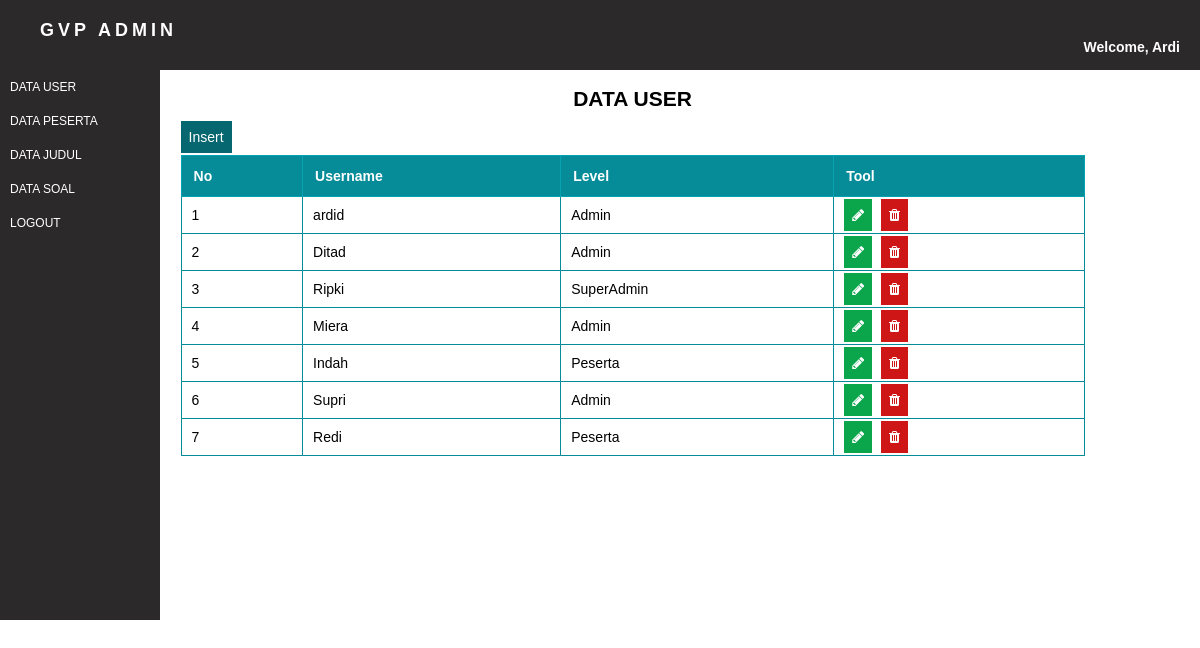
Page /modul/index.php?menu=user/data_user on the committed database.
### tables this page shows
CREATE TABLE IF NOT EXISTS `user` (
  `user_id` int(11) NOT NULL,
  `username` varchar(20) NOT NULL,
  `password` varchar(10) NOT NULL,
  `level` varchar(20) NOT NULL
);

### core/class.php (called while the page is built, shortened)
<?php
class user {
      function tampil_data(){
          $data = mysql_query("select * from user");
          while($d = mysql_fetch_array($data)){
              $hasil[] = $d;
          }
          return $hasil;
      }
}
?>

### modul/user/data_user.php (the view, shortened to what this page needs)
<?php
include '../core/class.php';
$user = new user();
?>
<center><h2>DATA USER</h2></center>
  <a class="btn btn-add wd-large hg-high top-medium" href="?menu=user/add_user">Insert</a>
  <table>
    <thead>
      <tr>
        <th>No</th>
        <th data-field="id">Username</th>
        <th data-field="price">Level</th>
        <th data-field="price">Tool</th>
      </tr>
    </thead>
          <?php
            $no = 1;
            foreach($user->tampil_data() as $data){
          ?>
    <tbody>
          <tr>
            <td><?php echo $no++; ?></td>
            <td><?php echo $data['username']; ?></td>
            <td><?php echo $data['level']; ?></td>
            <td>
              <a href="?menu=user/edit_user&amp;id=<?php echo $data['user_id']; ?>&aksi=edit" class="btn btn-edit"><i class="fa fa-pencil"></i></a>
              <a href="user/process.php?id=<?php echo $data['user_id']; ?>&aksi=hapus" class="btn btn-delete sp-small" onclick="return confirm('Are you sure you want to delete this user?');"><i class="fa fa-trash"></i></a>
            </td>
          </tr>
        </tbody>
        <?php
          }
          ?>
      </table>

### modul/index.php (shortened to what this page needs)
<!DOCTYPE html>
<html lang="en">
<head>
	<link rel="stylesheet" href="../assets/css/style.css">
	<link rel="stylesheet" href="../assets/font-awesome/css/font-awesome.min.css">
</head>
<body>
		<div class="heading">
			<h1>GVP ADMIN</h1>
			<form action="" class="myForm">
			    <div class="user-form">
			        <h4>Welcome, <span>Ardi</span></h4>
			    </div>
			</form>
		</div>
		<div class="container">
			<div class="sidebar">
				<?php include"menu.php";?>
			</div>
			<div class="content">
				<?php include"pages.php";?>
			</div>
		</div>
</body>
</html>

### modul/menu.php
<navbar class="menu">
	<ul>
		<li><a href="?menu=user/data_user">DATA USER</a></li>
		<li><a href="?menu=peserta/data_peserta">DATA PESERTA</a></li>
		<li><a href="?menu=judul/data_judul">DATA JUDUL</a></li>
		<li><a href="?menu=soal/data_soal">DATA SOAL</a></li>
		<li><a href="?menu=logout">LOGOUT</a></li>
	</ul>
</navbar>

### modul/pages.php
<?php
$menu=htmlentities($_GET['menu']);
$halaman="$menu.php";
if(!file_exists($halaman) || empty($menu)){
	include "home.php";
}else{
	include "$halaman";
}
?>

### assets/css/style.css (style rules this page uses)
html { height: 100%; }
body { background: #fff; font-family: helvetica; font-size: 14px; margin:0; }
a { text-decoration: none; }
.sp-small { margin:0px 5px; }
.top-medium { margin:10px 0px; }
.hg-high { height:50px; }
.heading { height:70px; background: #2b2929; color:#fff; }
.heading h1 { margin:0; font-size:18px; letter-spacing: 4px; padding:20px 0px 10px 40px; float:left; }
.myForm { float:right; padding:20px; }
.btn { padding:7px; }
.btn-edit { color:#fff; background: #0ba54b; height:25px; border:1px solid #0ba54b; text-align: center; }
.btn-delete { color:#fff; background: #ce1616; height:25px; border:1px solid #ce1616; text-align: center; }
.btn-add { color:#fff; background: #076770; border:1px solid #076770; text-align: center; }
.container { display:grid; grid-template-columns: 15% 85%; grid-column-gap: 1.5em; }
.container > div { height: 550px; color:#fff; }
.container > div:nth-child(even) { background: #fff; color:#000; }
.content { width:100%; }
.sidebar { height:100%; background: #2b2929; }
.menu ul { margin-top:0; padding-left:10px; }
.menu li { list-style: none; padding:10px 0px 10px 0px; font-size: 12px; }
.menu li a { color:#fff; }
table { border-collapse: collapse; width: 100%; margin-top:10px; }
thead td,th { border: 1px solid #ddd; }
thead tr th { padding: 12px; text-align: left; background-color: #068c99; border:1px solid #05a3b2; color: #fff; }
tbody tr td { padding:10px 10px; border:1px solid #068c99; }

### rows in the picture
user: username "ardid", level "Admin"
user: username "Ditad", level "Admin"
user: username "Ripki", level "SuperAdmin"
user: username "Miera", level "Admin"
user: username "Indah", level "Peserta"
user: username "Supri", level "Admin"
user: username "Redi", level "Peserta"
